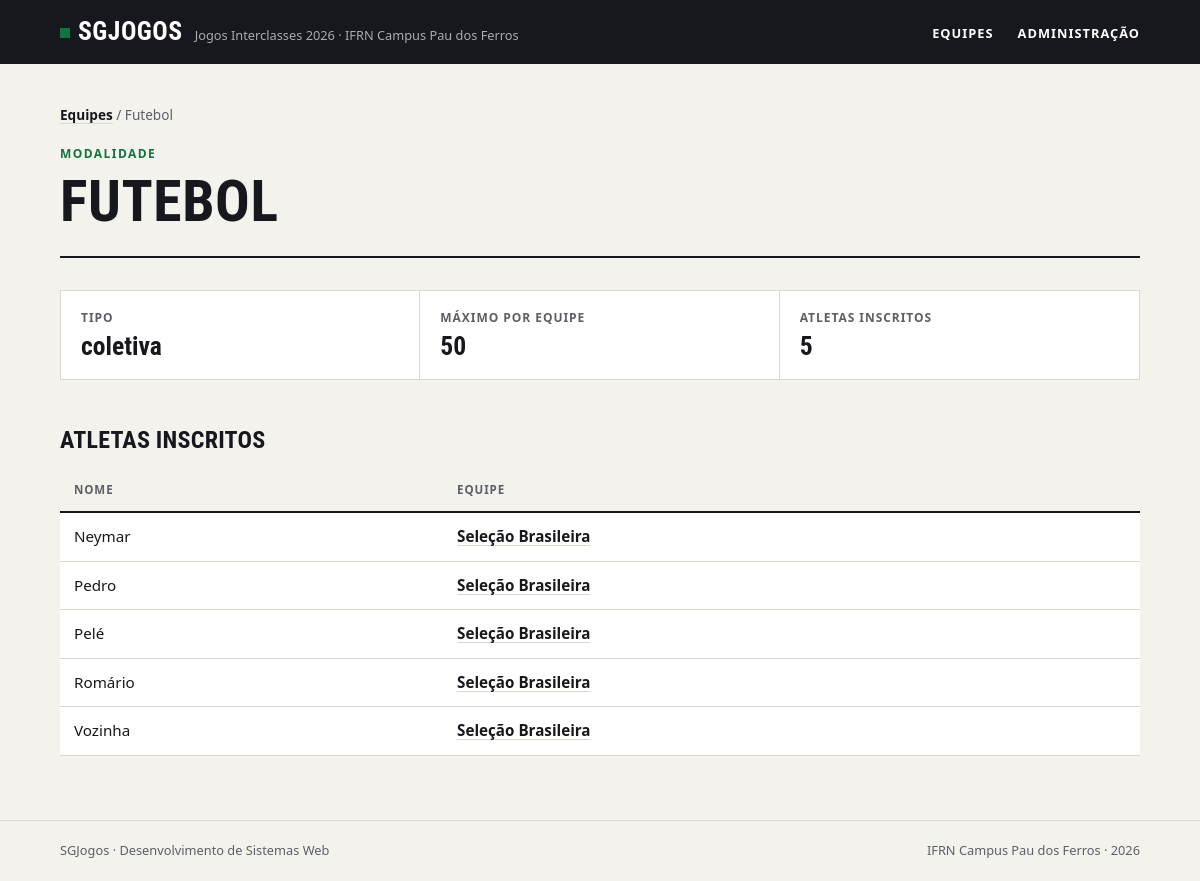
Screenshot of /modalidades/2/ with the database file from the repository.
### jogos/models.py (models this page shows)
class Modalidade(models.Model):
    TIPOS = {
        "individual": "Individual",
        "coletiva": "Coletiva"
    }
    nome = models.CharField(max_length=50, unique=True)
    tipo = models.CharField(blank=False, choices=TIPOS)
    max_atletas = models.PositiveIntegerField()
    def __str__(self):
        return self.nome
    class Meta:
        ordering = ["nome"]
        verbose_name = "modalidade"
        verbose_name_plural = "modalidades"

class Atleta(models.Model):
    nome = models.CharField(max_length=50)
    matricula = models.CharField(max_length=50, unique=True)
    data_nascimento = models.DateField()
    equipe = models.ForeignKey("Equipe", related_name="atletas", null=True, blank=True, on_delete=models.PROTECT)
    modalidades = models.ManyToManyField("Modalidade", related_name="atletas", blank=True)
    def __str__(self):
            return self.nome
    class Meta:
        ordering = ["nome"]
        verbose_name = "atleta"
        verbose_name_plural = "atletas"

class Equipe(models.Model):
    nome = models.CharField(max_length=50, unique=True)
    curso = models.CharField(max_length=50, unique=True)
    cor = models.CharField(max_length=7)
    criada_em = models.DateTimeField(auto_now_add=True)
    def __str__(self):
        return self.nome
    class Meta:
        ordering = ["nome"]
        verbose_name = "equipe"
        verbose_name_plural = "equipes"

### jogos/views.py (the view)
# urls.py: path('modalidades/<int:id>/', views.modalidade, name="modalidade"),
def modalidade(request, id):
    context = {
        "modalidade": get_object_or_404(Modalidade, pk=id)
    }
    return render(request, "modalidade.html", context)

### jogos/templates/modalidade.html (shortened to what this page needs)
{% load static %}
<!DOCTYPE html>
<html lang="pt-br">
<head>
    <link rel="stylesheet" href="{% static 'jogos/style.css' %}">
</head>
<body>
    <header class="cabecalho">
        <div class="conteudo">
            <a class="marca" href="{% url 'index' %}">
                <strong>SGJogos</strong>
                <span>Jogos Interclasses 2026 · IFRN Campus Pau dos Ferros</span>
            </a>
            <nav class="menu">
                <ul>
                    <li><a href="{% url 'index' %}">Equipes</a></li>
                    <li><a href="/admin">Administração</a></li>
                </ul>
            </nav>
        </div>
    </header>
    <main class="conteudo">
        <nav class="trilha"><a href="{% url 'index' %}">Equipes</a> / {{modalidade}}</nav>
        <header class="topo">
            <span class="sobretitulo">Modalidade</span>
            <h1>{{modalidade}}</h1>
        </header>
        <dl class="numeros">
            <div>
                <dt>Tipo</dt>
                <dd>{{modalidade.tipo}}</dd>
            </div>
            <div>
                <dt>Máximo por equipe</dt>
                <dd>{{modalidade.max_atletas}}</dd>
            </div>
            <div>
                <dt>Atletas inscritos</dt>
                <dd>{{modalidade.atletas.count}}</dd>
            </div>
        </dl>
        <h2>Atletas inscritos</h2>
        <div class="tabela">
            <table>
                <thead>
                    <tr>
                        <th>Nome</th>
                        <th>Equipe</th>
                    </tr>
                </thead>
                <tbody>
                    {% for atleta in modalidade.atletas.all %}
                    <tr>
                        <td>{{atleta}}</td>
                        <td><a href="{% url 'equipe' atleta.equipe.id %}">{{atleta.equipe}}</a></td>
                    </tr>
                    {% empty %}
                        <tr><td class="vazio" colspan="2">Nenhum atleta inscrito nesta modalidade.</td></tr>
                    {% endfor %}
                </tbody>
            </table>
        </div>
    </main>
    <footer class="rodape">
        <div class="conteudo">
            <p>SGJogos · Desenvolvimento de Sistemas Web</p>
            <p>IFRN Campus Pau dos Ferros · 2026</p>
        </div>
    </footer>
</body>
</html>

### jogos/static/jogos/style.css (style rules this page uses)
:root { --papel: #f4f2ed; --branco: #ffffff; --tinta: #16181d; --tinta-suave: #5c5f67; --linha: #dcd8ce; --verde: #12733f; --verde-claro: #e2efe6; --fonte-texto: system-ui, -apple-system, "Segoe UI", Roboto, Ubuntu, "Helvetica Neue", Arial, sans-serif; --fonte-titulo: "Bahnschrift SemiCondensed", "Bahnschrift", "Avenir Next Condensed", "Roboto Condensed", "Ubuntu Condensed", "Arial Narrow", var(--fonte-texto); }
*, *::before, *::after { box-sizing: border-box; }
* { margin: 0; padding: 0; }
body { min-height: 100vh; display: flex; flex-direction: column; background: var(--papel); color: var(--tinta); font-family: var(--fonte-texto); font-size: 1rem; line-height: 1.55; -webkit-font-smoothing: antialiased; }
a { color: inherit; }
ul { list-style: none; }
h1, h2, h3 { font-family: var(--fonte-titulo); font-stretch: condensed; font-weight: 700; line-height: 1.05; text-transform: uppercase; letter-spacing: 0.01em; }
.conteudo { width: 100%; max-width: 1120px; margin: 0 auto; padding: 0 20px; }
.cabecalho { background: var(--tinta); color: var(--branco); }
.cabecalho .conteudo { display: flex; align-items: center; justify-content: space-between; gap: 16px; min-height: 64px; }
.marca { display: flex; align-items: baseline; gap: 12px; text-decoration: none; }
.marca strong { font-family: var(--fonte-titulo); font-stretch: condensed; font-size: 1.6rem; letter-spacing: 0.02em; text-transform: uppercase; }
.marca strong::before { content: ""; display: inline-block; width: 10px; height: 10px; margin-right: 8px; background: var(--verde); transform: translateY(-2px); }
.marca span { color: #a9acb3; font-size: 0.8rem; }
.menu ul { display: flex; gap: 24px; }
.menu a { font-size: 0.8rem; font-weight: 600; letter-spacing: 0.08em; text-transform: uppercase; text-decoration: none; padding: 6px 0; border-bottom: 2px solid transparent; }
main.conteudo { flex: 1; padding-top: 40px; padding-bottom: 64px; }
.topo { padding-bottom: 24px; margin-bottom: 32px; border-bottom: 2px solid var(--tinta); }
.sobretitulo { display: block; margin-bottom: 8px; color: var(--verde); font-size: 0.75rem; font-weight: 700; letter-spacing: 0.12em; text-transform: uppercase; }
h1 { font-size: clamp(2.2rem, 6vw, 3.6rem); }
h2 { margin: 48px 0 16px; font-size: 1.5rem; }
.trilha { margin-bottom: 20px; color: var(--tinta-suave); font-size: 0.85rem; }
.trilha a { color: var(--tinta); font-weight: 600; text-decoration-color: var(--linha); text-underline-offset: 3px; }
.numeros { display: grid; grid-template-columns: repeat(auto-fit, minmax(180px, 1fr)); border: 1px solid var(--linha); background: var(--branco); }
.numeros div { padding: 18px 20px; border-right: 1px solid var(--linha); }
.numeros div:last-child { border-right: none; }
.numeros dt { color: var(--tinta-suave); font-size: 0.75rem; font-weight: 700; letter-spacing: 0.08em; text-transform: uppercase; }
.numeros dd { margin-top: 4px; font-family: var(--fonte-titulo); font-stretch: condensed; font-size: 1.6rem; font-weight: 700; line-height: 1.15; font-variant-numeric: tabular-nums; overflow-wrap: anywhere; }
.tabela { overflow-x: auto; }
table { width: 100%; border-collapse: collapse; background: var(--branco); font-size: 0.95rem; font-variant-numeric: tabular-nums; }
th, td { padding: 12px 14px; border-bottom: 1px solid var(--linha); text-align: left; vertical-align: top; }
th { border-bottom: 2px solid var(--tinta); background: var(--papel); color: var(--tinta-suave); font-size: 0.72rem; font-weight: 700; letter-spacing: 0.08em; text-transform: uppercase; }
td a { font-weight: 600; text-decoration-color: var(--linha); text-underline-offset: 3px; }
.rodape { border-top: 1px solid var(--linha); color: var(--tinta-suave); font-size: 0.8rem; }
.rodape .conteudo { display: flex; flex-wrap: wrap; justify-content: space-between; gap: 8px; padding-top: 20px; padding-bottom: 20px; }

### rows the page displays
Modalidade: nome "Futebol", nome "FUTEBOL", tipo "coletiva", max_atletas "50", atletas.count "5"
Atleta: nome "Neymar", equipe "Seleção Brasileira"
Atleta: nome "Pedro", equipe "Seleção Brasileira"
Atleta: nome "Pelé", equipe "Seleção Brasileira"
Atleta: nome "Romário", equipe "Seleção Brasileira"
Atleta: nome "Vozinha", equipe "Seleção Brasileira"
